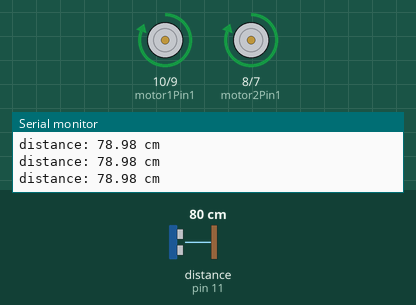
Simulated run of this sketch. Board: Arduino Uno, built with avr-gcc and run on an emulated ATmega328P. Shown: motor-driver pin pairs drawn as motors (green arrow = first pin HIGH = forward, orange = second pin HIGH = backward, longer = more drive, scaled by the enable pin), the last lines printed to the serial monitor. Wiring (inferred from the names in the program): ultrasonic range finder: trigger pin 12; echo pin 11. Inputs (shaded band) come from the test bench; at power-on: distance to the obstacle (sensor on pin 11) 80 cm. The echo pulse lasts 58.3 µs per cm.

Above: at 1.2 s.
1.3 s: distance to the obstacle (sensor on pin 11) set to 23 cm
4.3 s: distance to the obstacle (sensor on pin 11) set to 19 cm
At 4.7 s:
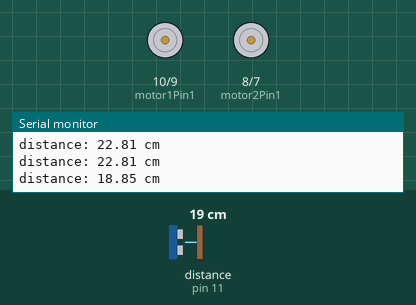
At 5.2 s:
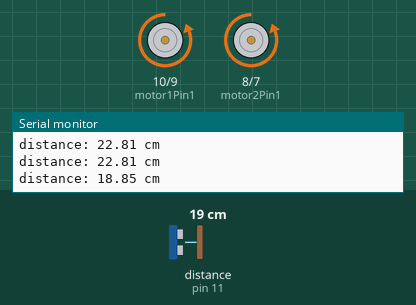
Timing chart, 0 to 13.3 s (numbered marks = the images above; inputs shaded):
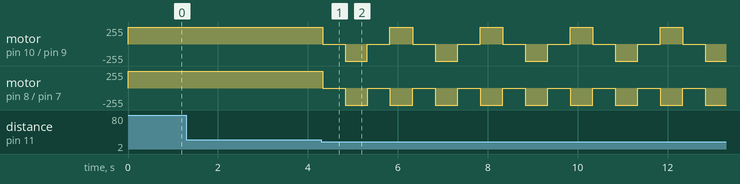

The sketch:

Car.ino
```cpp
										      /* MACROS */
#define SPEED        150
#define TRIG_PIN     12
#define ECHO_PIN     11
#define motor1Pin1   10
#define motor1Pin2   9
#define motor1EN     A0
#define motor2Pin1   8
#define motor2Pin2   7
#define motor2EN     A1

										/* Intializing Variables */

float duration_us = 0 ;
float distance    = 0 ;

void setup()
{

  Serial.begin(9600)      	 ;    // For serial monitoring.
  intializeMotion()		     ;	  // Function to set pin directions of the motors for motion.
  speedMotion(SPEED)		 ;	  // Function that makes the motors run at constant speed.
  pinMode(TRIG_PIN, OUTPUT)	 ;    // Making Trigger pin of ultrasonic sensor as output.
  pinMode(ECHO_PIN, INPUT)   ;    // Making Echo pin of ultrasonic sensor as output.

 }

                                      /*   Main Code  */
void loop() {
	//stopMotion()		;
	//delay(2000)			;
	UltrasonicCalculations();     // Function that makes all calculations required for Ultrasonic sensor.

    if (distance > 20)
	{
		forwardMotion()		;
	}

   else
	{
		stopMotion()		;
		delay(500)			;
		backwardMotion()	;
		delay(500)			;
		stopMotion()		;
		delay(500)			;
		leftMotion()		;
		delay(500)			;

	}


}

void intializeMotion()
{

  pinMode(motor1Pin1,OUTPUT);
  pinMode(motor1Pin2,OUTPUT);
  pinMode(motor1EN,OUTPUT)	;
  pinMode(motor2Pin1,OUTPUT);
  pinMode(motor2Pin2,OUTPUT);
  pinMode(motor2EN,OUTPUT)	;

}

void speedMotion(int speedPWM)
{
  analogWrite(motor1EN,speedPWM);
  analogWrite(motor2EN,speedPWM);
}

void forwardMotion()
{

  digitalWrite(motor1Pin1,HIGH)	;
  digitalWrite(motor1Pin2,LOW)	;
  digitalWrite(motor2Pin1,HIGH)	;
  digitalWrite(motor2Pin2,LOW)	;

}

void backwardMotion()
{

  digitalWrite(motor1Pin1,LOW)	;
  digitalWrite(motor1Pin2,HIGH)	;
  digitalWrite(motor2Pin1,LOW)	;
  digitalWrite(motor2Pin2,HIGH)	;

}

void leftMotion()
{

  digitalWrite(motor1Pin1,HIGH)	;
  digitalWrite(motor1Pin2,LOW)	;
  digitalWrite(motor2Pin2,HIGH)	;
  digitalWrite(motor2Pin1,LOW)	;

}

void stopMotion()
{
  digitalWrite(motor1Pin1,LOW);
  digitalWrite(motor1Pin2,LOW);
  digitalWrite(motor2Pin1,LOW);
  digitalWrite(motor2Pin2,LOW);
}


void UltrasonicCalculations()
{

  digitalWrite(TRIG_PIN, HIGH);
  delayMicroseconds(10);
  digitalWrite(TRIG_PIN, LOW);
  duration_us = pulseIn(ECHO_PIN, HIGH);

  distance = 0.017 * duration_us;

  Serial.print("distance: ");
  Serial.print(distance);
  Serial.println(" cm");

}
```

Measured:
- the behaviour switches between 21 and 20 cm on distance to the obstacle (sensor on pin 11) (found by bisection; images 0 and 1)
- after the input at 4.3 s, motor on pin 10 (motor1Pin1) / pin 9 (motor1Pin2): forward 255/255 → stopped at once, then repeats every 2.0 s: backward 255/255 0.50 s, stopped 0.50 s, forward 255/255 0.50 s, stopped 0.50 s; motor on pin 8 (motor2Pin1) / pin 7 (motor2Pin2): alternates backward 255/255 for 0.50 s and stopped for 0.50 s, starting at once
